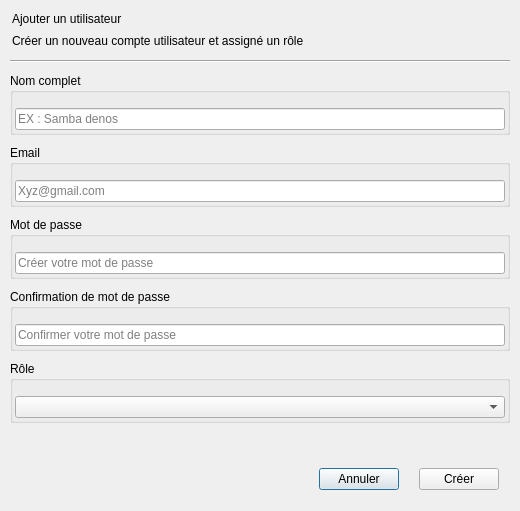
<?xml version="1.0" encoding="UTF-8"?>
<ui version="4.0">
 <class>fen_enreg_utilisateur</class>
 <widget class="QDialog" name="fen_enreg_utilisateur">
  <property name="geometry">
   <rect>
    <x>0</x>
    <y>0</y>
    <width>520</width>
    <height>483</height>
   </rect>
  </property>
  <property name="minimumSize">
   <size>
    <width>0</width>
    <height>0</height>
   </size>
  </property>
  <property name="windowTitle">
   <string>Dialog</string>
  </property>
  <property name="styleSheet">
   <string notr="true">
*{

		/*border: 1px solid rgb(133, 133, 133);*/
		
		color: rgb(74, 74, 74);
		font: 350 10pt &quot;Bahnschrift&quot;;

}


QDialog , #fen_enreg_utilisateur{

		
			border-radius :10px ;

}

QGroupBox{

		border:none ;

}
QGroupBox::title {
    color: #4a4a4a; /* Équivalent hexadécimal de rgb(74,74,74) */
    font-weight: 350;
    font-size: 12pt;
    font-family: &quot;Bahnschrift&quot;;
}

#label_affiche_erreur_validation{
		
		
	font: italic 8pt &quot;Segoe UI&quot;;

	
	color: rgb(218, 17, 54);

}

#label_description_fenetre{

	
	font: 300 8pt &quot;Bahnschrift&quot;;
	
	color: rgb(113, 113, 113);

}

#label_titre_fenetre{
	
		
	
	font: 700 18pt &quot;Bahnschrift&quot;;

}


#fen_enreg_utilisateur{

		background-color: rgb(255, 255, 255);
    border-radius: 4px;
    border: 1px solid rgb(229, 234, 239);
}


/*===============================================
   BOUTONS STANDARDS
   ===============================================*/


QPushButton {
    background-color: rgb(13, 110, 253);
    padding: 6px 12px;
    border-radius: 4px;
    border: none;
    color: rgb(255, 255, 255);
    font-weight: 500;
    min-height: 18px;
}

QPushButton:hover {
    background-color: rgb(10, 88, 202);
}

QPushButton:pressed {
    background-color: rgb(8, 77, 178);
}

QToolButton {
    background: transparent;
    border: none;
    outline: none;
}


#btn_annuler_ajout_utilisateur{

		border:none ;
	   color: rgb(64, 64, 64);
		background : transparent ;

}

#btn_annuler_ajout_utilisateur:hover{

	color:rgb(13, 110, 253);

}

/*===============================================
   ÉLÉMENTS DE FORMULAIRE
   ===============================================*/

QLineEdit, QTextEdit {
    background-color: rgb(255, 255, 255);
    border: 1px solid #ced4da;
    border-radius: 4px;
    padding: 6px;
    
	color: rgb(100, 100, 100);
}

QLineEdit:hover, QTextEdit:hover {
    border: 1px solid #0d6efd;
    background-color: rgb(248, 249, 250);
}

QLineEdit:focus, QTextEdit:focus, 
QComboBox:focus, QDoubleSpinBox:focus {
    border: 1px solid #0d6efd;
    outline: none;
}

/*===============================================
   COMBOBOX
   ===============================================*/

QComboBox {
    background-color: rgb(255, 255, 255);
    border: 1px solid #ced4da;
    border-radius: 4px;
    padding: 6px 24px 6px 8px;
    color: #495057;
    font-size: 13px;
    min-height: 18px;
    selection-background-color: #0d6efd;
}

QComboBox:hover {
    border-color: #0d6efd;
    background-color: rgb(248, 249, 250);
}

QComboBox:focus {
    border: 1px solid #0d6efd;
    outline: none;
}

QComboBox:pressed {
    background-color: rgb(240, 244, 248);
}

QComboBox::drop-down {
    subcontrol-origin: padding;
    subcontrol-position: top right;
    width: 20px;
    border: none;
    background-color: transparent;
    border-top-right-radius: 4px;
    border-bottom-right-radius: 4px;
}

QComboBox::drop-down:hover {
    background-color: rgba(229, 234, 239, 0.3);
}

QComboBox::drop-down:pressed {
    background-color: rgba(229, 234, 239, 0.5);
}

QComboBox::down-arrow {
    image: url(:/icon_gris/chevron-down.svg);
    width: 12px;
    height: 12px;
}

QComboBox::down-arrow:pressed {
    image: url(:/icon_noir/chevron-down.svg);
}

QComboBox QAbstractItemView {
    border: 1px solid #0d6efd;
    border-radius: 4px;
    background-color: rgb(255, 255, 255);
    selection-background-color: #0d6efd;
    selection-color: white;
    padding: 2px;
    outline: none;
    show-decoration-selected: 1;
}

QComboBox QAbstractItemView::item {
    height: 28px;
    padding: 0 8px;
    border-bottom: 1px solid rgba(229, 234, 239, 0.5);
    color: #495057;
}

QComboBox QAbstractItemView::item:last {
    border-bottom: none;
}

QComboBox QAbstractItemView::item:hover {
    background-color: rgba(13, 110, 253, 0.1);
    color: #0d6efd;
}

QComboBox QAbstractItemView::item:selected {
    background-color: #0d6efd;
    color: white;
}

/*===============================================
   SPINBOX ET DOUBLESPINBOX
   ===============================================*/

QDoubleSpinBox, QSpinBox {
    background-color: rgb(255, 255, 255);
    border: 1px solid #ced4da;
    border-radius: 4px;
    padding: 6px 8px;
    color: #495057;
    font-size: 13px;
    min-height: 18px;
    selection-background-color: #0d6efd;
}

QDoubleSpinBox:hover, QSpinBox:hover {
    border-color: #0d6efd;
    background-color: rgb(248, 249, 250);
}

QDoubleSpinBox:focus, QSpinBox:focus {
    border: 1px solid #0d6efd;
    outline: none;
}

QDoubleSpinBox::up-button, QSpinBox::up-button {
    subcontrol-origin: border;
    subcontrol-position: top right;
    width: 18px;
    height: 10px;
    border: none;
    background-color: transparent;
    margin-top: 1px;
    margin-right: 1px;
}

QDoubleSpinBox::up-button:hover, QSpinBox::up-button:hover {
    background-color: rgba(229, 234, 239, 0.3);
}

QDoubleSpinBox::up-button:pressed, QSpinBox::up-button:pressed {
    background-color: rgba(229, 234, 239, 0.5);
}

QDoubleSpinBox::down-button, QSpinBox::down-button {
    subcontrol-origin: border;
    subcontrol-position: bottom right;
    width: 18px;
    height: 10px;
    border: none;
    background-color: transparent;
    margin-bottom: 1px;
    margin-right: 1px;
}

QDoubleSpinBox::down-button:hover, QSpinBox::down-button:hover {
    background-color: rgba(229, 234, 239, 0.3);
}

QDoubleSpinBox::down-button:pressed, QSpinBox::down-button:pressed {
    background-color: rgba(229, 234, 239, 0.5);
}

QDoubleSpinBox::up-arrow, QSpinBox::up-arrow {
    image: url(:/icon_gris/chevron-up.svg);
    width: 8px;
    height: 8px;
}

QDoubleSpinBox::up-arrow:hover, QSpinBox::up-arrow:hover {
    image: url(:/icon_noir/chevron-up.svg);
}

QDoubleSpinBox::down-arrow, QSpinBox::down-arrow {
    image: url(:/icon_gris/chevron-down.svg);
    width: 8px;
    height: 8px;
}

QDoubleSpinBox::down-arrow:hover, QSpinBox::down-arrow:hover {
    image: url(:/icon_noir/chevron-down.svg);
}

QDoubleSpinBox::up-arrow:disabled, QSpinBox::up-arrow:disabled {
    image: url(:/icon_gris/chevron-up-disabled.svg);
}

QDoubleSpinBox::down-arrow:disabled, QSpinBox::down-arrow:disabled {
    image: url(:/icon_gris/chevron-down-disabled.svg);
}

/*===============================================
   DATEEDIT
   ===============================================*/

QDateEdit {
    border: 1px solid #ced4da;
    border-radius: 4px;
    padding: 6px 24px 6px 8px;
    background-color: rgb(255, 255, 255);
    color: #495057;
    font-size: 13px;
    min-height: 18px;
}

QDateEdit:hover {
    border-color: #0d6efd;
    background-color: rgb(248, 249, 250);
}

QDateEdit:focus {
    border: 1px solid #0d6efd;
    outline: none;
}

QDateEdit::drop-down {
    subcontrol-origin: padding;
    subcontrol-position: top right;
    width: 20px;
    border: none;
    border-left: 1px solid #ced4da;
    border-top-right-radius: 4px;
    border-bottom-right-radius: 4px;
    background-color: rgba(229, 234, 239, 0.3);
}

QDateEdit::drop-down:hover {
    background-color: rgba(229, 234, 239, 0.6);
}

QDateEdit::down-arrow {
    image: url(:/icon_gris/calendar.svg);
    width: 12px;
    height: 12px;
}

/*===============================================
   ONGLETS DE TRANSACTION
   ===============================================*/

#mes_onglets_page_transaction {
    background-color: rgb(248, 249, 250);
    border: none;
    border-radius: 4px;
}

#mes_onglets_page_transaction::pane {
    border: none;
    border-radius: 0 0 4px 4px;
    background-color: rgb(248, 249, 250);
}

#mes_onglets_page_transaction &gt; QTabBar {
    background: transparent;
    border: none;
    spacing: 4px;
}

#mes_onglets_page_transaction &gt; QTabBar::tab {
    background-color: rgba(229, 234, 239, 0.5);
    border: 1px solid rgb(229, 234, 239);
    border-bottom: none;
    border-radius: 4px 4px 0 0;
    padding: 8px 16px;
    margin-right: 2px;
    min-width: 100px;
    color: rgb(108, 117, 125);
}

#mes_onglets_page_transaction &gt; QTabBar::tab:selected {
    background-color: rgb(248, 249, 250);
    border-color: rgb(229, 234, 239);
    color: rgb(73, 80, 87);
    font-weight: 600;
    border-bottom: 2px solid #0d6efd;
    margin-bottom: -1px;
}

#mes_onglets_page_transaction &gt; QTabBar::tab:hover {
    background-color: rgba(229, 234, 239, 0.8);
    color: rgb(13, 110, 253);
}

#mes_onglets_page_transaction &gt; QTabBar::tab:selected:hover {
    background-color: rgb(233, 236, 239);
}

#mes_onglets_page_transaction &gt; QTabBar QToolButton {
    background: rgb(229, 234, 239);
    border-radius: 3px;
    margin: 4px;
}

#mes_onglets_page_transaction &gt; QTabBar QToolButton::right-arrow,
#mes_onglets_page_transaction &gt; QTabBar QToolButton::left-arrow {
    image: url(:/icon_gris/chevron-right.svg);
    width: 12px;
    height: 12px;
}

/*===============================================
   BARRES DE DÉFILEMENT
   ===============================================*/

QScrollBar:vertical {
    border: none;
    background-color: rgba(248, 249, 250, 0);
    width: 10px;
    margin: 0;
}

QScrollBar:horizontal {
    border: none;
    background-color: rgba(248, 249, 250, 0);
    height: 10px;
    margin: 0;
}

QScrollBar::handle:vertical,
QScrollBar::handle:horizontal {
    background-color: rgba(206, 212, 218, 0.5);
    border-radius: 4px;
    min-height: 20px;
    min-width: 20px;
    opacity: 0;
}

QScrollBar::handle:vertical:hover,
QScrollBar::handle:horizontal:hover {
    background-color: rgba(13, 110, 253, 0.6);
    opacity: 1;
}

QScrollBar::handle:vertical:pressed,
QScrollBar::handle:horizontal:pressed {
    background-color: rgba(8, 77, 178, 0.8);
}

QScrollBar::add-line:vertical,
QScrollBar::sub-line:vertical,
QScrollBar::add-line:horizontal,
QScrollBar::sub-line:horizontal {
    border: none;
    background: none;
    height: 0;
    width: 0;
}

QScrollBar:vertical:hover,
QScrollBar:horizontal:hover {
    background-color: rgba(248, 249, 250, 0.3);
}

QScrollBar::add-page:vertical,
QScrollBar::sub-page:vertical,
QScrollBar::add-page:horizontal,
QScrollBar::sub-page:horizontal {
    background: none;
}

/*===============================================
   SÉPARATEURS
   ===============================================*/

Line {
    background-color: rgb(229, 234, 239);
    border-radius: 1px;
    border: 1px solid rgb(229, 234, 239);
    width: 1px;
}

#line, #line_2 ,#line_3{
    border: none;
    background-color: rgba(206, 212, 218, 0.7);
    border-radius: 1px;
    outline: none;
}

/*===============================================
   TABLEAUX - STYLE AMÉLIORÉ AVEC CELLULES PLUS GRANDES
   ===============================================*/

QTableWidget {
    background-color: #ffffff;
    alternate-background-color: #ffffff;
    gridline-color: #e0e0e0;
    color: #333333;
    border:  1px solid  rgb(224, 224, 224);
    selection-background-color: #e3f2fd;
    selection-color: #1976d2;
    outline: none;
	border-radius : 8px ;
}

QTableWidget QHeaderView::section {
    background-color: #f5f5f5;
    color: #333333;
    padding: 6px 4px;
    border: none;
    border-bottom: 1px solid #e0e0e0;
    font-weight: bold;
    font-size: 9pt;
    text-align: left;
    min-height: 35px;
}

QTableWidget QHeaderView::vertical::section {
    background-color: #ffffff;
    border: none;
    min-width: 45px;
}

QTableWidget::item {
    padding: 6px 4px;
    border-bottom: 1px solid #e0e0e0;
    border-right: none;
    min-height: 40px;
    font-size: 7pt;
}

QTableWidget::item:hover {
    background-color: #f0f0f0;
}

QTableWidget::item:selected {
    background-color: #e3f2fd;
    color: #1976d2;
}

/*===============================================
BADGES DE MONTANT - STYLE INSPIRÉ DES BADGES DE STATUT MODERNES
===============================================*/

QLabel.MontantBadgePositif {
    background-color: rgba(34, 197, 94, 0.2);
    color: #22c55e;
    border: 1px solid rgba(34, 197, 94, 0.3);
    border-radius: 8px;
    padding: 3px 6px;
    min-width: 55px;
    max-width: 105px;
    text-align: center;
    font-weight: 500;
    font-size: 6pt;
}

QLabel.MontantBadgeNegatif {
    background-color: rgba(239, 68, 68, 0.2);
    color: #ef4444;
    border: 1px solid rgba(239, 68, 68, 0.3);
    border-radius: 8px;
    padding: 3px 6px;
    min-width: 55px;
    max-width: 105px;
    text-align: center;
    font-weight: 500;
    font-size: 6pt;
}

QLabel.MontantBadgeNeutre {
    background-color: rgba(107, 114, 128, 0.2);
    color: #6b7280;
    border: 1px solid rgba(107, 114, 128, 0.3);
    border-radius: 8px;
    padding: 3px 6px;
    min-width: 55px;
    max-width: 105px;
    text-align: center;
    font-weight: 500;
    font-size: 6pt;
}

QLabel.MontantBadgePending {
    background-color: rgba(245, 158, 11, 0.2);
    color: #f59e0b;
    border: 1px solid rgba(245, 158, 11, 0.3);
    border-radius: 8px;
    padding: 3px 6px;
    min-width: 55px;
    max-width: 105px;
    text-align: center;
    font-weight: 500;
    font-size: 6pt;
}

QLabel.MontantBadgeCritique {
    background-color: rgba(239, 68, 68, 0.9);
    color: white;
    border: 1px solid #ef4444;
    border-radius: 12px;
    padding: 4px 12px;
    min-width: 60px;
    max-width: 120px;
    text-align: center;
    font-weight: 500;
    font-size: 12px;
}

/*===============================================
VARIANTES AVEC EFFET HOVER (OPTIONNEL)
===============================================*/

QLabel.MontantBadgePositif:hover {
    background-color: rgba(34, 197, 94, 0.3);
    border: 1px solid rgba(34, 197, 94, 0.5);
}

QLabel.MontantBadgeNegatif:hover {
    background-color: rgba(239, 68, 68, 0.3);
    border: 1px solid rgba(239, 68, 68, 0.5);
}

QLabel.MontantBadgeNeutre:hover {
    background-color: rgba(107, 114, 128, 0.3);
    border: 1px solid rgba(107, 114, 128, 0.5);
}

QLabel.MontantBadgePending:hover {
    background-color: rgba(245, 158, 11, 0.3);
    border: 1px solid rgba(245, 158, 11, 0.5);
}


/* Style pour les boutons actifs */
#BarreLaterale QToolButton[active=&quot;true&quot;] {
    background-color: #1a3c6c;
    color: white;
    padding: 4px 4px;
    text-align: left;
    border-radius: 4px;
}

/* Style pour les boutons normaux */
#BarreLaterale QToolButton {
    background-color: transparent;
    border: none;
    color: rgb(73, 80, 87);
    padding: 4px 4px;
    text-align: left;
    border-radius: 4px;
}</string>
  </property>
  <layout class="QVBoxLayout" name="verticalLayout_6">
   <property name="spacing">
    <number>10</number>
   </property>
   <property name="leftMargin">
    <number>10</number>
   </property>
   <property name="topMargin">
    <number>10</number>
   </property>
   <property name="rightMargin">
    <number>10</number>
   </property>
   <property name="bottomMargin">
    <number>10</number>
   </property>
   <item>
    <widget class="QWidget" name="widget" native="true">
     <layout class="QVBoxLayout" name="verticalLayout">
      <property name="spacing">
       <number>8</number>
      </property>
      <property name="leftMargin">
       <number>2</number>
      </property>
      <property name="topMargin">
       <number>2</number>
      </property>
      <property name="rightMargin">
       <number>2</number>
      </property>
      <property name="bottomMargin">
       <number>2</number>
      </property>
      <item>
       <widget class="QLabel" name="label_titre_fenetre">
        <property name="text">
         <string>Ajouter un utilisateur</string>
        </property>
       </widget>
      </item>
      <item>
       <widget class="QLabel" name="label_description_fenetre">
        <property name="text">
         <string>Créer un nouveau compte utilisateur et assigné un rôle</string>
        </property>
       </widget>
      </item>
     </layout>
    </widget>
   </item>
   <item>
    <widget class="Line" name="line">
     <property name="orientation">
      <enum>Qt::Orientation::Horizontal</enum>
     </property>
    </widget>
   </item>
   <item>
    <spacer name="verticalSpacer">
     <property name="orientation">
      <enum>Qt::Orientation::Vertical</enum>
     </property>
     <property name="sizeType">
      <enum>QSizePolicy::Policy::Preferred</enum>
     </property>
     <property name="sizeHint" stdset="0">
      <size>
       <width>20</width>
       <height>40</height>
      </size>
     </property>
    </spacer>
   </item>
   <item>
    <widget class="QGroupBox" name="groupBox">
     <property name="title">
      <string>Nom complet</string>
     </property>
     <layout class="QVBoxLayout" name="verticalLayout_2">
      <property name="spacing">
       <number>2</number>
      </property>
      <property name="leftMargin">
       <number>2</number>
      </property>
      <property name="topMargin">
       <number>15</number>
      </property>
      <property name="rightMargin">
       <number>2</number>
      </property>
      <property name="bottomMargin">
       <number>2</number>
      </property>
      <item>
       <widget class="QLineEdit" name="lineEdit_nom_complet_utilisateur">
        <property name="inputMask">
         <string/>
        </property>
        <property name="placeholderText">
         <string>EX : Samba denos</string>
        </property>
       </widget>
      </item>
     </layout>
    </widget>
   </item>
   <item>
    <widget class="QGroupBox" name="groupBox_2">
     <property name="title">
      <string>Email</string>
     </property>
     <layout class="QVBoxLayout" name="verticalLayout_3">
      <property name="spacing">
       <number>2</number>
      </property>
      <property name="leftMargin">
       <number>2</number>
      </property>
      <property name="topMargin">
       <number>15</number>
      </property>
      <property name="rightMargin">
       <number>2</number>
      </property>
      <property name="bottomMargin">
       <number>2</number>
      </property>
      <item>
       <widget class="QLineEdit" name="lineEdit_email_utilisateur">
        <property name="placeholderText">
         <string>Xyz@gmail.com</string>
        </property>
       </widget>
      </item>
     </layout>
    </widget>
   </item>
   <item>
    <widget class="QGroupBox" name="groupBox_4">
     <property name="title">
      <string>Mot de passe </string>
     </property>
     <layout class="QVBoxLayout" name="verticalLayout_7">
      <property name="spacing">
       <number>2</number>
      </property>
      <property name="leftMargin">
       <number>2</number>
      </property>
      <property name="topMargin">
       <number>15</number>
      </property>
      <property name="rightMargin">
       <number>2</number>
      </property>
      <property name="bottomMargin">
       <number>2</number>
      </property>
      <item>
       <widget class="QLineEdit" name="lineEdit_mot_de_passe">
        <property name="echoMode">
         <enum>QLineEdit::EchoMode::Password</enum>
        </property>
        <property name="placeholderText">
         <string>Créer votre mot de passe </string>
        </property>
       </widget>
      </item>
     </layout>
    </widget>
   </item>
   <item>
    <widget class="QGroupBox" name="groupBox_5">
     <property name="title">
      <string>Confirmation de mot de passe </string>
     </property>
     <layout class="QVBoxLayout" name="verticalLayout_8">
      <property name="spacing">
       <number>2</number>
      </property>
      <property name="leftMargin">
       <number>2</number>
      </property>
      <property name="topMargin">
       <number>15</number>
      </property>
      <property name="rightMargin">
       <number>2</number>
      </property>
      <property name="bottomMargin">
       <number>2</number>
      </property>
      <item>
       <widget class="QLineEdit" name="lineEdit_confirmation_mot_de_passe">
        <property name="echoMode">
         <enum>QLineEdit::EchoMode::Password</enum>
        </property>
        <property name="placeholderText">
         <string>Confirmer votre mot de passe </string>
        </property>
       </widget>
      </item>
     </layout>
    </widget>
   </item>
   <item>
    <widget class="QGroupBox" name="groupBox_3">
     <property name="title">
      <string>Rôle </string>
     </property>
     <layout class="QVBoxLayout" name="verticalLayout_4">
      <property name="spacing">
       <number>2</number>
      </property>
      <property name="leftMargin">
       <number>2</number>
      </property>
      <property name="topMargin">
       <number>15</number>
      </property>
      <property name="rightMargin">
       <number>2</number>
      </property>
      <property name="bottomMargin">
       <number>2</number>
      </property>
      <item>
       <widget class="QComboBox" name="comboBox_role_utilisateur"/>
      </item>
     </layout>
    </widget>
   </item>
   <item alignment="Qt::AlignmentFlag::AlignVCenter">
    <widget class="QLabel" name="label_affiche_erreur_validation">
     <property name="text">
      <string/>
     </property>
     <property name="alignment">
      <set>Qt::AlignmentFlag::AlignCenter</set>
     </property>
    </widget>
   </item>
   <item>
    <widget class="QWidget" name="widget_3" native="true">
     <layout class="QVBoxLayout" name="verticalLayout_5">
      <item alignment="Qt::AlignmentFlag::AlignRight">
       <widget class="QWidget" name="widget_2" native="true">
        <layout class="QHBoxLayout" name="horizontalLayout">
         <property name="spacing">
          <number>20</number>
         </property>
         <property name="leftMargin">
          <number>2</number>
         </property>
         <property name="topMargin">
          <number>2</number>
         </property>
         <property name="rightMargin">
          <number>2</number>
         </property>
         <property name="bottomMargin">
          <number>2</number>
         </property>
         <item>
          <widget class="QPushButton" name="btn_annuler_ajout_utilisateur">
           <property name="cursor">
            <cursorShape>PointingHandCursor</cursorShape>
           </property>
           <property name="text">
            <string>Annuler</string>
           </property>
          </widget>
         </item>
         <item>
          <widget class="QPushButton" name="btn_creer_ajout_utilisateur">
           <property name="cursor">
            <cursorShape>PointingHandCursor</cursorShape>
           </property>
           <property name="text">
            <string>Créer</string>
           </property>
           <property name="icon">
            <iconset resource="icones.qrc">
             <normaloff>:/icon_blanc/plus-circle.svg</normaloff>:/icon_blanc/plus-circle.svg</iconset>
           </property>
          </widget>
         </item>
        </layout>
       </widget>
      </item>
     </layout>
    </widget>
   </item>
  </layout>
 </widget>
 <resources>
  <include location="icones.qrc"/>
 </resources>
 <connections/>
</ui>
